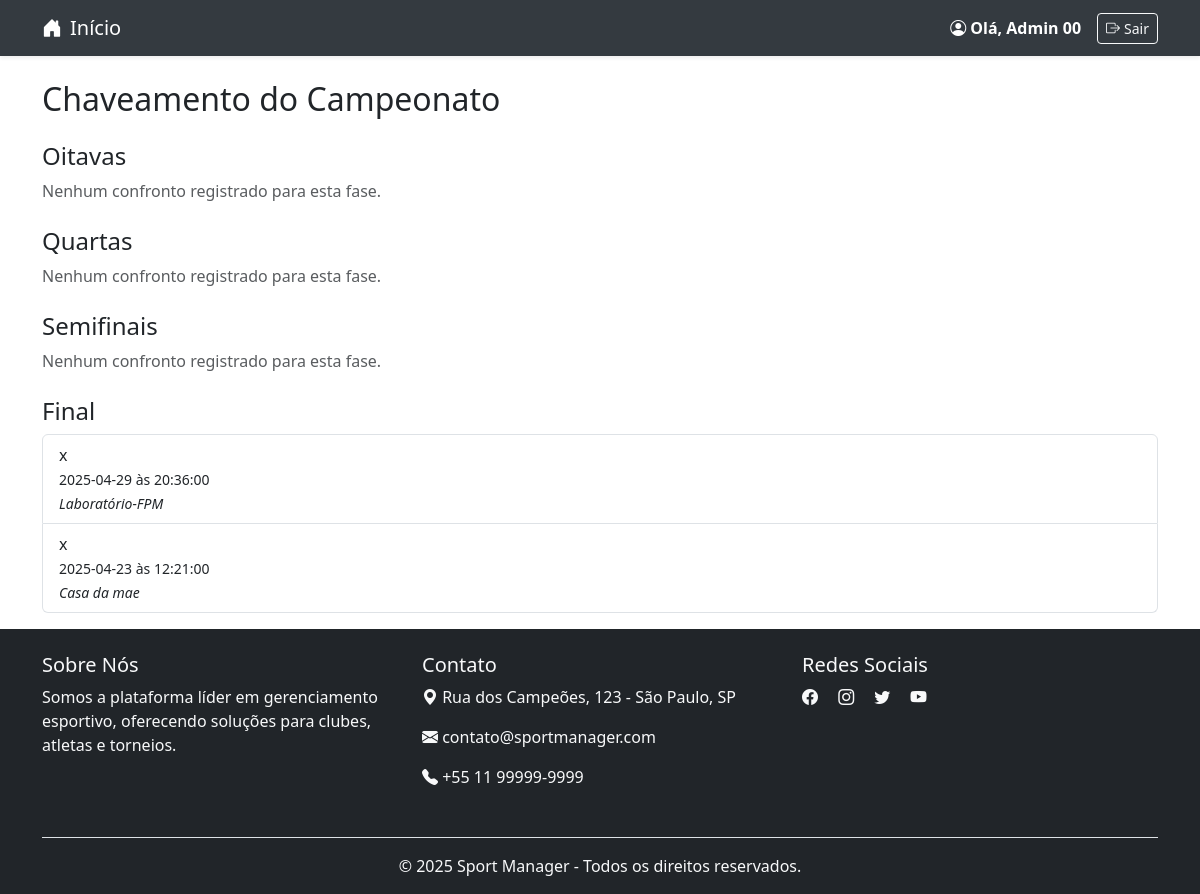
Page /routes/estrutura.php?id=2 (signed in) on the committed database.
### tables this page shows
CREATE TABLE `partidas` (
  `id` int NOT NULL AUTO_INCREMENT,
  `fase_id` int DEFAULT NULL,
  `campeonato_id` int NOT NULL,
  `data` date DEFAULT NULL,
  `horario` time DEFAULT NULL,
  `local` varchar(100) DEFAULT NULL,
  `time_casa` int NOT NULL,
  `time_fora` int NOT NULL,
  `placar_casa` int DEFAULT '0',
  `placar_fora` int DEFAULT '0',
  `rodada_id` int DEFAULT NULL,
  `status` enum('nao_iniciada','em_andamento','finalizada') DEFAULT 'nao_iniciada',
  PRIMARY KEY (`id`),
  KEY `campeonato_id` (`campeonato_id`),
  KEY `time_casa` (`time_casa`),
  KEY `time_fora` (`time_fora`),
  KEY `fk_rodada_id` (`rodada_id`),
  KEY `fk_partidas_fase` (`fase_id`),
  CONSTRAINT `fk_partidas_fase` FOREIGN KEY (`fase_id`) REFERENCES `fases_campeonato` (`id`) ON DELETE SET NULL ON UPDATE CASCADE,
  CONSTRAINT `fk_rodada_id` FOREIGN KEY (`rodada_id`) REFERENCES `rodadas` (`id`) ON DELETE CASCADE ON UPDATE CASCADE
);

### routes/estrutura.php (called while the page is built, shortened)
<?php
require_once __DIR__ . '/../config/database.php';
require_once __DIR__ . '/../app/controllers/EstruturaController.php';
$campeonato_id = $_GET['id'] ?? 0;
$estruturaController = new EstruturaController($conn);
include __DIR__ . '/../public/views/estrutura/estrutura_campeonato.php';

### app/controllers/EstruturaController.php (called while the page is built)
<?php
require_once __DIR__ . '/../models/Campeonato.php';
class EstruturaController {
    private $model;
    public function __construct($conn) {
        $this->model = new Campeonato($conn);
    }
    public function listarConfrontosPorFase($campeonato_id, $nome_fase) {
        return $this->model->listarPartidasPorFase($campeonato_id, $nome_fase);
    }
}

### app/Models/Campeonato.php (called while the page is built, shortened)
<?php
class Campeonato {
    private $conn;
    public function __construct($db) {
        $this->conn = $db;
    }
public function listarPartidasPorFase($campeonato_id, $fase_nome) {
    $query = "SELECT
                p.id,
                p.fase_id,
                p.time_casa AS id_time_casa,
                p.time_fora AS id_time_fora,
                p.data,
                p.horario,
                p.local,
                t1.nome AS nome_time_casa,
                t2.nome AS nome_time_fora
              FROM partidas p
              JOIN times t1 ON t1.id = p.time_casa
              JOIN times t2 ON t2.id = p.time_fora
              JOIN rodadas r ON r.id = p.rodada_id
              JOIN fases_campeonato f ON f.id = r.fase_id
              WHERE f.campeonato_id = ? AND f.nome = ?
              ORDER BY r.numero ASC";
    $stmt = $this->conn->prepare($query);
    $stmt->bind_param("is", $campeonato_id, $fase_nome);
    $stmt->execute();
    return $stmt->get_result()->fetch_all(MYSQLI_ASSOC);
}
}
?>

### public/views/estrutura/estrutura_campeonato.php (the view, shortened to what this page needs)
<?php include __DIR__ . '/../cabecalho/header.php'; ?>
<div class="container mt-4">
    <h2>Chaveamento do Campeonato</h2>
    <?php
    $fases = ['Oitavas', 'Quartas', 'Semifinais', 'Final'];
    foreach ($fases as $fase):
        $confrontos = $estruturaController->listarConfrontosPorFase($campeonato_id, $fase);
    ?>
        <h4 class="mt-4"><?= $fase ?></h4>
        <?php if (!empty($confrontos)): ?>
            <ul class="list-group mb-3">
                <?php foreach ($confrontos as $jogo): ?>
                    <li class="list-group-item">
                        x
                        <strong><?= htmlspecialchars($jogo['time_fora']) ?></strong><br>
                        <small><?= $jogo['data'] ?> às <?= $jogo['horario'] ?></small><br>
                        <?php if (!empty($jogo['local'])): ?>
                            <small><em><?= htmlspecialchars($jogo['local']) ?></em></small>
                        <?php endif; ?>
                    </li>
                <?php endforeach; ?>
            </ul>
        <?php else: ?>
            <p class="text-muted">Nenhum confronto registrado para esta fase.</p>
        <?php endif; ?>
    <?php endforeach; ?>
</div>
<?php include __DIR__ . '/../cabecalho/footer.php'; ?>

### rows in the picture
partidas: data "2025-04-29", horario "20:36:00", local "Laboratório-FPM"
partidas: data "2025-04-23", horario "12:21:00", local "Casa da mae"

### other values in the picture
$_SESSION['usuario_nome'] "Admin 00"
$fase "Oitavas"
$fase "Quartas"
$fase "Semifinais"
$fase "Final"
